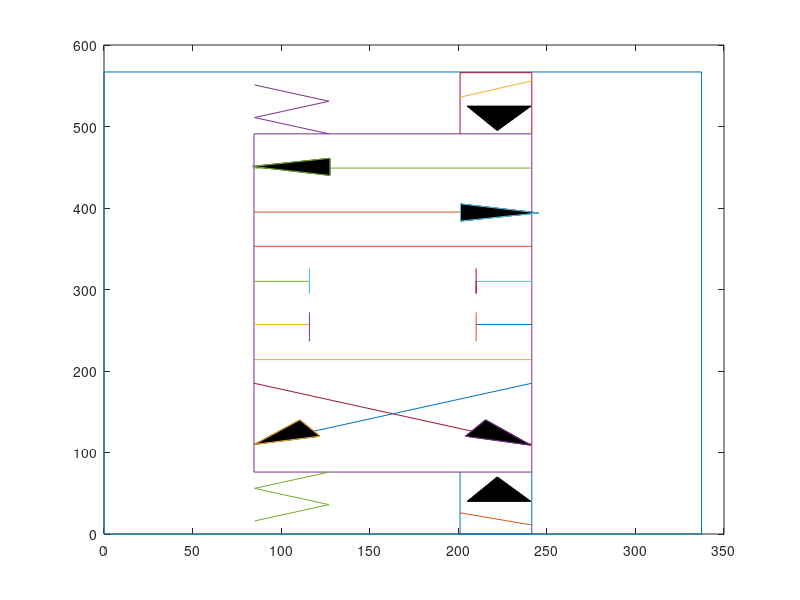

This chart was generated by the following MATLAB code:
% Copyright 2012-2025 The MathWorks, Inc.

plot([0;337.311462499201;337.311462499201;0;0], [566.910021007061;566.910021007061;0;0;566.910021007061])
hold on
plot([84.6585631370544;241.503668949008], [353;353])
plot([84.6585631370544;241.503668949008], [214;214])
plot([84.6585631370544;241.503668949008;241.503668949008;84.6585631370544;84.6585631370544], [491;491;76;76;491])
plot([84.6585631370544;241.503668949008], [449;449])
plot([241.503668949008;210.071657784283], [310;310])
plot([210.071657784283;210.071657784283;210.071657784283], [326;295;310.414731502533])
plot([241.503668949008;210.071657784283], [257;257])
plot([210.071657784283;210.071657784283;210.071657784283], [272;241;236.464468762279])
plot([84.6585631370544;115.964594297111], [257;257])
plot([115.964594297111;115.964594297111;115.964594297111], [272;241;236.464468762279])
plot([84.6585631370544;115.964594297111], [310;310])
plot([115.964594297111;115.964594297111;115.964594297111], [326;295;310.414731502533])
plot([84.6585631370544;241.503668949008], [185;110])
plot([241.503668949008;84.6585631370544], [185;110])
plot([84.6585631370544;241.503668949008], [395;395])
patch([85.0365031510592;110.547454096377;121.885654516518;85.0365031510592], [110;140;120;110], [0;0;0]')
plot([85.0365031510592;110.547454096377;121.885654516518;85.0365031510592], [110;140;120;110])
patch([240.936758928001;204.087607562542;215.425807982683;240.936758928001], [109;120;140;109], [0;0;0]')
plot([240.936758928001;204.087607562542;215.425807982683;240.936758928001], [109;120;140;109])
patch([83.6507230997086;127.554754726589;127.554754726589;83.6507230997086], [451;461;440;451], [0;0;0]')
plot([83.6507230997086;127.554754726589;127.554754726589;83.6507230997086], [451;461;440;451])
patch([245.283069089055;201.253057457507;201.253057457507;245.283069089055], [394;405;384;394], [0;0;0]')
plot([245.283069089055;201.253057457507;201.253057457507;245.283069089055], [394;405;384;394])

plot([241.5; 241.5;201; 201], [491; 566; 566; 491])
patch([241; 205; 222; 241], [525;525;495;525], [0;0;0]')
plot([241.5; 241.5;201; 201], [76; 0; 0; 76])
patch([241; 205; 222; 241], [40;40;70;40], [0;0;0]')
plot([241.5; 201], [11; 26])
plot([241.5; 201], [556; 536])

plot([127; 85;127; 85], [491; 511; 531; 551])
plot([127; 85;127; 85], [76; 56; 36; 16])



hold off
